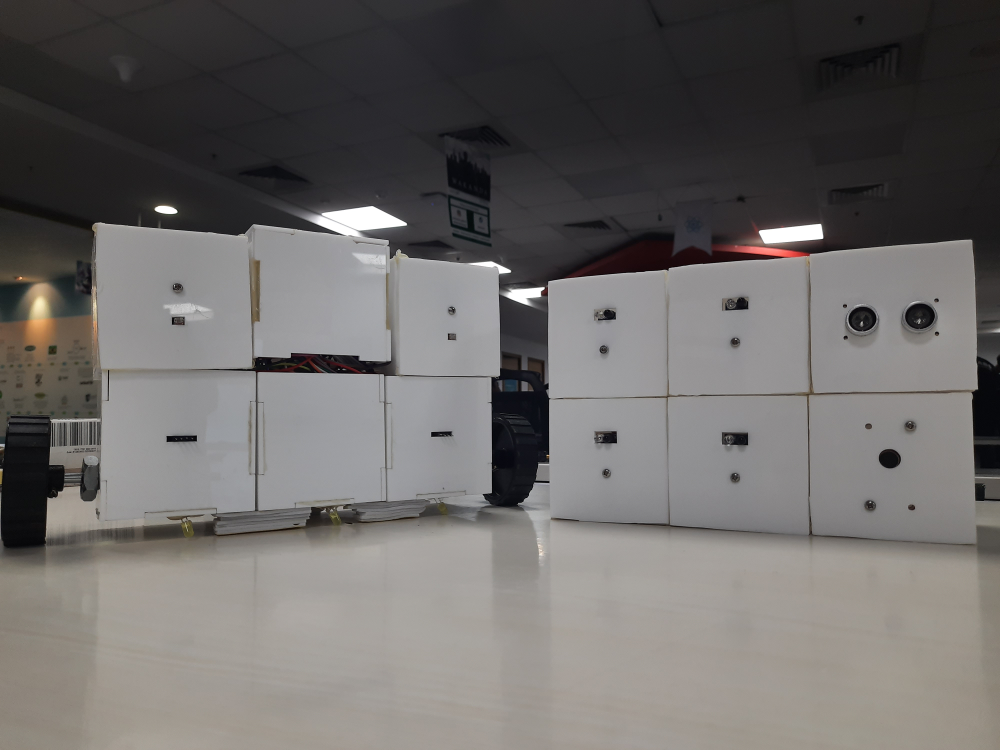
#> input picture Prototype.jpg, 4000 x 3000 px, given in place of the camera (shown at 1/4 size)
$ python Object_Tracking.py
#> lines starting #> are read from the running program, lines starting #| are printed output that depends on the picture; after the words box and inside, x2 and y2 are one past the last pixel; in counts of white or black regions, pixels touching at a corner belong together
#Object Detection and Tracking

import cv2
import numpy as np

while True:
	capture = cv2.VideoCapture(0);
	capture.set(3, 480)
	capture.set(4, 640)

	_, frm = capture.read()
#> frm is the input picture: shape (3000, 4000, 3); mean B, G, R 103.7, 105.3, 108.1

	rows, cols, _ = frm.shape
#> rows = 3000; cols = 4000

	x_medium = int(cols / 2)
#> x_medium = 2000

	#DETECTING YELLOW
	hsv = cv2.cvtColor(frm, cv2.COLOR_BGR2HSV)
#> hsv: shape (3000, 4000, 3); mean H, S, V 76.8, 18.5, 109
	lowb = np.array([20, 100, 100], dtype=np.uint8)
	highb = np.array([44, 255, 255], dtype=np.uint8)
	mask = cv2.inRange(hsv, lowb, highb)
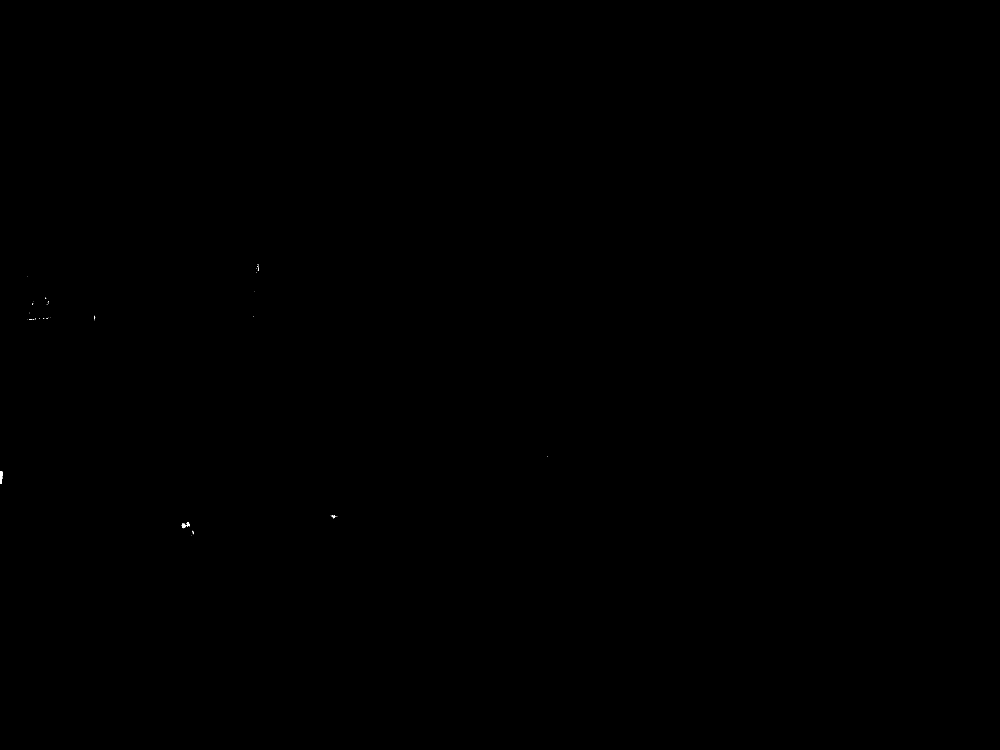
#> mask: shape (3000, 4000) (shown at 1/4 size); 0.01% white; 65 white regions (59 under 20 px)

	contours, heirachy = cv2.findContours(mask, cv2.RETR_TREE, cv2.CHAIN_APPROX_SIMPLE)
#> contours = 69 contours, 66 with area under 20; largest, box (x1, y1, x2, y2) and area: (0, 1885, 10, 1936) 364, (727, 2094, 744, 2113) 142, (746, 2090, 760, 2105) 100
	contours = sorted(contours, key=lambda x:cv2.contourArea(x), reverse=True)

	for cnt in contours:
		(x, y, w, h) = cv2.boundingRect(cnt)
		x_medium = int((x + x + w) / 2) #Tracks only horizontal movement
		cv2.rectangle(frm, (x, y), (x + w, y + h), (0, 255, 0), 2)
		global area
		area = h*w
		break
#> this loop made 1 pass
#> (x, y, w, h, x_medium, area) on pass 1: (0, 1885, 10, 51, 5, 510)

	cv2.line(frm, (x_medium, 0), (x_medium, 480), (0, 255, 0), 2)
	cv2.imshow("frame", mask)
	cv2.imshow("vid", frm)
	print(area)
#| 510

#Closing Code
	key = cv2.waitKey(1)
#> (key Esc is pressed here)
	if key == 27: #ESC KEY
		break
capture.release()
cv2.destroyAllWindows()
